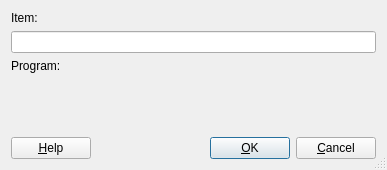
<ui version="4.0" >
 <class>AddItemBase</class>
 <widget class="QDialog" name="AddItemBase" >
  <property name="geometry" >
   <rect>
    <x>0</x>
    <y>0</y>
    <width>387</width>
    <height>170</height>
   </rect>
  </property>
  <property name="windowTitle" >
   <string>Add Item</string>
  </property>
  <property name="sizeGripEnabled" >
   <bool>true</bool>
  </property>
  <layout class="QVBoxLayout" >
   <property name="margin" >
    <number>11</number>
   </property>
   <property name="spacing" >
    <number>6</number>
   </property>
   <item>
    <widget class="QLabel" name="TextLabel1" >
     <property name="text" >
      <string>Item:</string>
     </property>
     <property name="wordWrap" >
      <bool>false</bool>
     </property>
    </widget>
   </item>
   <item>
    <widget class="QLineEdit" name="edtItem" />
   </item>
   <item>
    <widget class="QLabel" name="TextLabel2" >
     <property name="text" >
      <string>Program:</string>
     </property>
     <property name="wordWrap" >
      <bool>false</bool>
     </property>
    </widget>
   </item>
   <item>
    <widget class="LineEdit" native="1" name="edtPrg" />
   </item>
   <item>
    <spacer>
     <property name="orientation" >
      <enum>Qt::Vertical</enum>
     </property>
     <property name="sizeType" >
      <enum>QSizePolicy::Expanding</enum>
     </property>
     <property name="sizeHint" >
      <size>
       <width>20</width>
       <height>20</height>
      </size>
     </property>
    </spacer>
   </item>
   <item>
    <layout class="QHBoxLayout" >
     <property name="margin" >
      <number>0</number>
     </property>
     <property name="spacing" >
      <number>6</number>
     </property>
     <item>
      <widget class="QPushButton" name="buttonHelp" >
       <property name="text" >
        <string>&amp;Help</string>
       </property>
       <property name="autoDefault" >
        <bool>true</bool>
       </property>
      </widget>
     </item>
     <item>
      <spacer>
       <property name="orientation" >
        <enum>Qt::Horizontal</enum>
       </property>
       <property name="sizeType" >
        <enum>QSizePolicy::Expanding</enum>
       </property>
       <property name="sizeHint" >
        <size>
         <width>20</width>
         <height>20</height>
        </size>
       </property>
      </spacer>
     </item>
     <item>
      <widget class="QPushButton" name="buttonOk" >
       <property name="text" >
        <string>&amp;OK</string>
       </property>
       <property name="autoDefault" >
        <bool>true</bool>
       </property>
       <property name="default" >
        <bool>true</bool>
       </property>
      </widget>
     </item>
     <item>
      <widget class="QPushButton" name="buttonCancel" >
       <property name="text" >
        <string>&amp;Cancel</string>
       </property>
       <property name="autoDefault" >
        <bool>true</bool>
       </property>
      </widget>
     </item>
    </layout>
   </item>
  </layout>
 </widget>
 <customwidgets>
  <customwidget>
   <class>LineEdit</class>
   <extends>QWidget</extends>
   <header>editfile.h</header>
  </customwidget>
 </customwidgets>
 <resources/>
 <connections/>
</ui>
